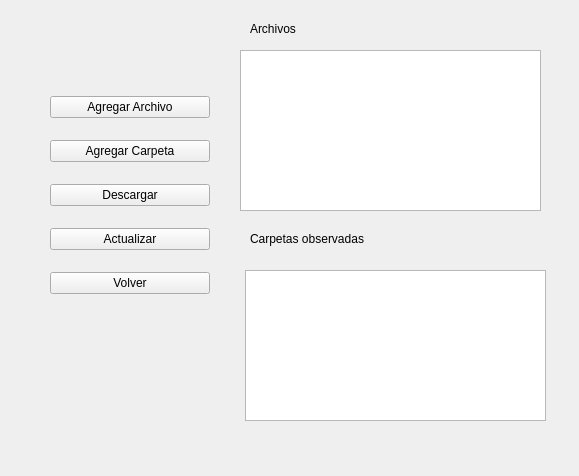
<?xml version="1.0" encoding="UTF-8"?>
<ui version="4.0">
 <class>Form</class>
 <widget class="QWidget" name="Form">
  <property name="geometry">
   <rect>
    <x>0</x>
    <y>0</y>
    <width>579</width>
    <height>476</height>
   </rect>
  </property>
  <property name="windowTitle">
   <string>DropPox</string>
  </property>
  <widget class="QWidget" name="verticalLayoutWidget">
   <property name="geometry">
    <rect>
     <x>50</x>
     <y>80</y>
     <width>160</width>
     <height>231</height>
    </rect>
   </property>
   <layout class="QVBoxLayout" name="verticalLayout">
    <item>
     <widget class="QPushButton" name="agregarArchivoButton">
      <property name="text">
       <string>Agregar Archivo</string>
      </property>
     </widget>
    </item>
    <item>
     <widget class="QPushButton" name="agregarCarpetaButton">
      <property name="text">
       <string>Agregar Carpeta</string>
      </property>
     </widget>
    </item>
    <item>
     <widget class="QPushButton" name="descargarButton">
      <property name="text">
       <string>Descargar</string>
      </property>
     </widget>
    </item>
    <item>
     <widget class="QPushButton" name="actualizarButton">
      <property name="text">
       <string>Actualizar</string>
      </property>
     </widget>
    </item>
    <item>
     <widget class="QPushButton" name="volverButton">
      <property name="text">
       <string>Volver</string>
      </property>
     </widget>
    </item>
   </layout>
  </widget>
  <widget class="QListWidget" name="archivoslistWidget">
   <property name="geometry">
    <rect>
     <x>240</x>
     <y>50</y>
     <width>301</width>
     <height>161</height>
    </rect>
   </property>
  </widget>
  <widget class="QLabel" name="label">
   <property name="geometry">
    <rect>
     <x>250</x>
     <y>20</y>
     <width>66</width>
     <height>17</height>
    </rect>
   </property>
   <property name="text">
    <string>Archivos</string>
   </property>
  </widget>
  <widget class="QLabel" name="label_2">
   <property name="geometry">
    <rect>
     <x>250</x>
     <y>230</y>
     <width>161</width>
     <height>17</height>
    </rect>
   </property>
   <property name="text">
    <string>Carpetas observadas</string>
   </property>
  </widget>
  <widget class="QWidget" name="widget" native="true">
   <property name="geometry">
    <rect>
     <x>240</x>
     <y>270</y>
     <width>311</width>
     <height>151</height>
    </rect>
   </property>
   <widget class="QTreeView" name="treeView">
    <property name="geometry">
     <rect>
      <x>5</x>
      <y>0</y>
      <width>301</width>
      <height>151</height>
     </rect>
    </property>
   </widget>
  </widget>
 </widget>
 <resources/>
 <connections/>
</ui>
